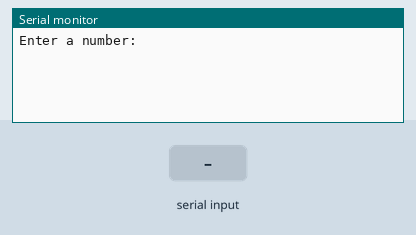
The sketch below on a simulated Arduino Uno, built with avr-gcc and run on an emulated ATmega328P. Parts: the last lines printed to the serial monitor. The test bench sets the inputs (shaded band).

Above: at 1.2 s.
1.3 s: "90,45\n" received over Serial
At 2.0 s:
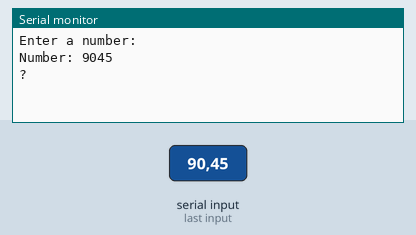
2.8 s: "30,150\n" received over Serial
At 3.2 s:
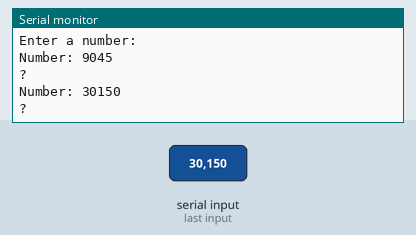

The sketch:

calc_readin.ino
```cpp
const int MAX_LENGTH = 5;
int number = 0;
int nmbrs[6];
int nmbr_cntr = 0;

void setup() {
  nmbrs[10] = '\0';
  Serial.begin(9600);
  delay(10);
  Serial.println("Enter a number: ");
}

void loop() {
  if (Serial.available() > 0) {
    while (Serial.available() > 0) {
      int tnum = Serial.read();
      if (nmbr_cntr < MAX_LENGTH && (tnum > 47 && tnum < 58)) {
        nmbrs[nmbr_cntr] = tnum - 48;
        nmbr_cntr++;
      }
    }
    //nmbr_cntr--;
    number = 0;
    int pwr_cnt = 0;
    while (nmbr_cntr > 0) {
      nmbr_cntr--;
      long temp = mypow(10,pwr_cnt) * nmbrs[nmbr_cntr];
      number += temp;
      pwr_cnt++;
    }
    Serial.print("Number: ");
    Serial.println(number);
    Serial.println("?");
  }

  // Pause 100 milliseconds
  delay(100);
}

long mypow(int a, int b) {
  if (b == 0) { return 1; }
  if (b == 1) { return long(a); }
  long temp = long(a);
  for(int i = 0; i < b-1; i++) {
    temp *= a;
  }
  return temp;
}
```

Measured:
- after the input at 1.3 s, the serial monitor: prints a new line at once (image 1)
- after the input at 2.8 s, the serial monitor: prints a new line at once (image 2)
